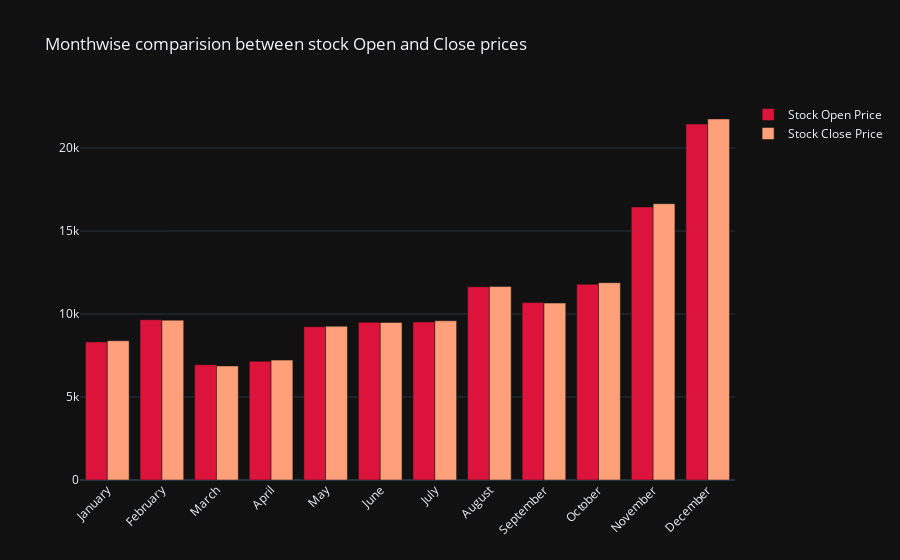

Write notebook code for a chart like this one.
### Code cell
fig.add_trace(go.Bar(
    x=monthvise.index,
    y=monthvise['Open'],
    name='Stock Open Price',
    marker_color='crimson'
))
fig.add_trace(go.Bar(
    x=monthvise.index,
    y=monthvise['Close'],
    name='Stock Close Price',
    marker_color='lightsalmon'
    
))
fig.update_layout(barmode='group',xaxis_tickangle=-45,title='Monthwise comparision between stock Open and Close prices')
fig.show()

### Figure 1 — Plotly figure (JSON) as saved in the notebook; plotly's stock layout.template omitted (floating-point values rounded to 4 significant figures)
{"data": [{"marker": {"color": "crimson"}, "name": "Stock Open Price", "x": ["January", "February", "March", "April", "May", "June", "July", "August", "September", "October", "November", "December"], "y": [8319.0, 9656.0, 6944.0, 7151.0, 9238.0, 9500.0, 9519.0, 11640.0, 10690.0, 11790.0, 16450.0, 21440.0], "type": "bar"}, {"marker": {"color": "lightsalmon"}, "name": "Stock Close Price", "x": ["January", "February", "March", "April", "May", "June", "July", "August", "September", "October", "November", "December"], "y": [8389.0, 9631.0, 6871.0, 7224.0, 9263.0, 9489.0, 9590.0, 11650.0, 10660.0, 11890.0, 16650.0, 21750.0], "type": "bar"}], "layout": {"xaxis": {"tickangle": -45}, "barmode": "group", "title": {"text": "Monthwise comparision between stock Open and Close prices"}}}
